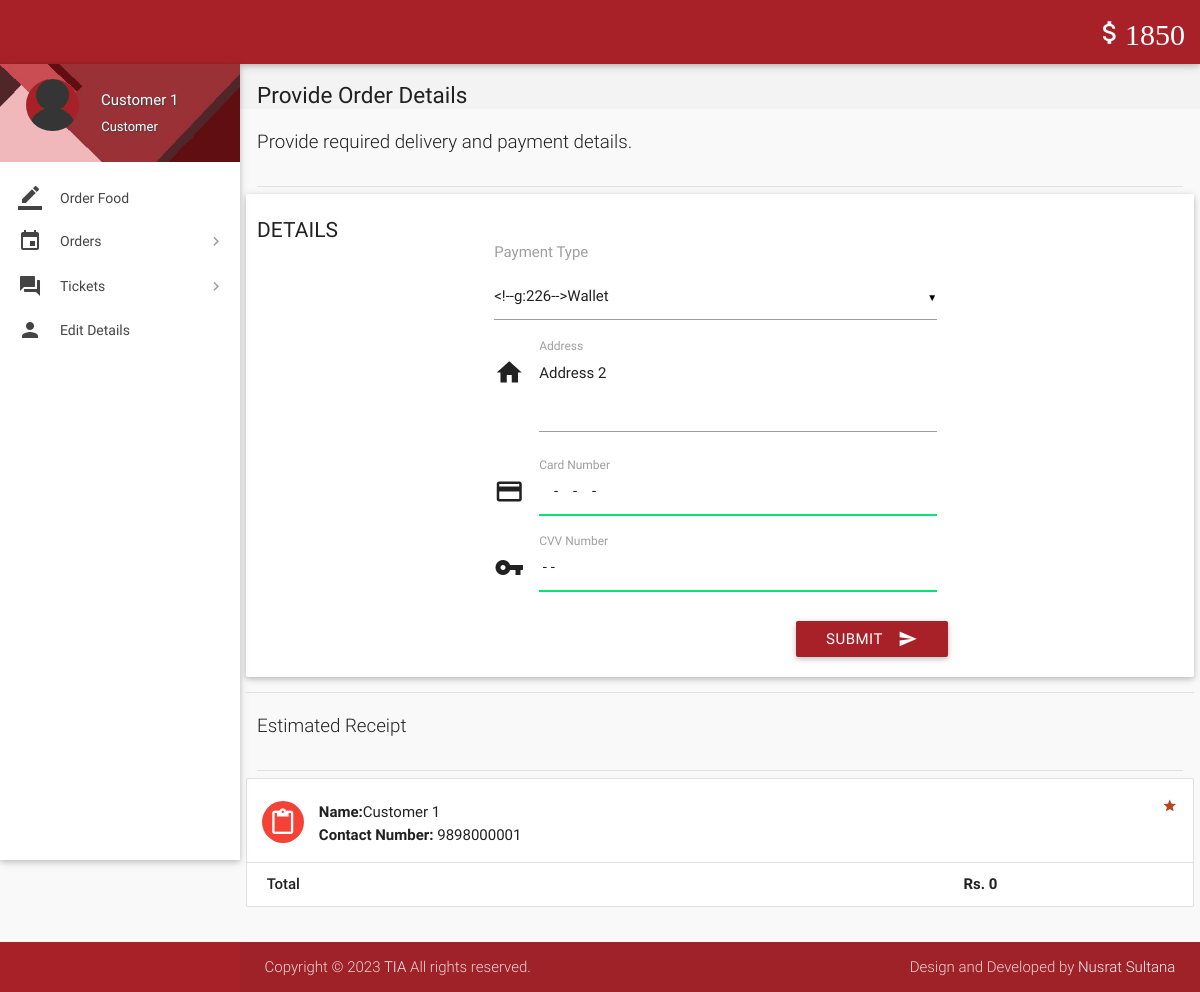
Page /place-order.php (signed in) on the committed database.
### tables this page shows
CREATE TABLE `wallet_details` (
  `id` int(11) NOT NULL,
  `wallet_id` int(11) NOT NULL,
  `number` varchar(16) NOT NULL,
  `cvv` int(3) NOT NULL,
  `balance` int(11) NOT NULL DEFAULT '2000'
);

CREATE TABLE `users` (
  `id` int(11) NOT NULL,
  `role` varchar(15) NOT NULL DEFAULT 'Customer',
  `name` varchar(15) NOT NULL,
  `username` varchar(10) NOT NULL,
  `password` varchar(16) NOT NULL,
  `email` varchar(35) NULL,
  `address` varchar(300) NULL,
  `contact` bigint(11) NOT NULL,
  `verified` tinyint(1) NOT NULL DEFAULT '0',
  `deleted` tinyint(4) NOT NULL DEFAULT '0'
);

### includes/wallet.php (called while the page is built)
<?php
$user_id=$_SESSION['user_id'];
$sql = mysqli_query($con, "SELECT * FROM wallet where customer_id = $user_id");
while($row1 = mysqli_fetch_array($sql)){
$wallet_id = $row1['id'];
}
$sql = mysqli_query($con, "SELECT * FROM wallet_details where wallet_id = $wallet_id");
while($row1 = mysqli_fetch_array($sql)){
$balance = $row1['balance'];
}
?>

### includes/connect.php (called while the page is built, shortened)
<?php
$role = $_SESSION['role'];
?>

### place-order.php (the view, shortened to what this page needs)
<?php
include 'includes/connect.php';
include 'includes/wallet.php';
$total = 0;
	if($_SESSION['customer_sid']==session_id())
	{
$result = mysqli_query($con, "SELECT * FROM users where id = $user_id");
while($row = mysqli_fetch_array($result)){
$name = $row['name'];
$address = $row['address'];
$contact = $row['contact'];
}
		?>
<!DOCTYPE html>
<html lang="en">
<head>
  <link href="css/materialize.min.css" type="text/css" rel="stylesheet" media="screen,projection">
  <link href="css/style.min.css" type="text/css" rel="stylesheet" media="screen,projection">
  <link href="css/custom/custom.min.css" type="text/css" rel="stylesheet" media="screen,projection">
  <link href="js/plugins/perfect-scrollbar/perfect-scrollbar.css" type="text/css" rel="stylesheet" media="screen,projection">
</head>
<body>
  <header id="header" class="page-topbar">
        <div class="navbar-fixed">
            <nav class="navbar-color">
                <div class="nav-wrapper">
                    <ul class="left">
                      <li><h1 class="logo-wrapper"><a href="index.php" class="brand-logo darken-1"><img src="images/materialize-logo.png" alt="logo"></a> <span class="logo-text">Logo</span></h1></li>
                    </ul>
                    <ul class="right hide-on-med-and-down">
                        <li><a href="#" class="waves-effect waves-block waves-light"><i class="mdi-editor-attach-money"><?php echo $balance;?></i></a>
                        </li>
                    </ul>
                </div>
            </nav>
        </div>
  </header>
  <div id="main">
    <div class="wrapper">
      <aside id="left-sidebar-nav">
        <ul id="slide-out" class="side-nav fixed leftside-navigation">
            <li class="user-details cyan darken-2">
            <div class="row">
                <div class="col col s4 m4 l4">
                    <img src="images/avatar.jpg" alt="" class="circle responsive-img valign profile-image">
                </div>
                <div class="col col s8 m8 l8">
                    <a class="btn-flat dropdown-button waves-effect waves-light white-text profile-btn" href="#" data-activates="profile-dropdown"><?php echo $name;?> <i class="mdi-navigation-arrow-drop-down right"></i></a>
                    <p class="user-roal"><?php echo $role;?></p>
                </div>
            </div>
            </li>
            <li class="bold"><a href="index.php" class="waves-effect waves-cyan"><i class="mdi-editor-border-color"></i> Order Food</a>
            </li>
                <li class="no-padding">
                    <ul class="collapsible collapsible-accordion">
                        <li class="bold"><a class="collapsible-header waves-effect waves-cyan"><i class="mdi-editor-insert-invitation"></i> Orders</a>
                        </li>
                    </ul>
                </li>
                <li class="no-padding">
                    <ul class="collapsible collapsible-accordion">
                        <li class="bold"><a class="collapsible-header waves-effect waves-cyan"><i class="mdi-action-question-answer"></i> Tickets</a>
                        </li>
                    </ul>
                </li>
            <li class="bold"><a href="details.php" class="waves-effect waves-cyan"><i class="mdi-social-person"></i> Edit Details</a>
            </li>
        </ul>
        </aside>
      <section id="content">
        <div id="breadcrumbs-wrapper">
          <div class="container">
            <div class="row">
              <div class="col s12 m12 l12">
                <h5 class="breadcrumbs-title">Provide Order Details</h5>
              </div>
            </div>
          </div>
        </div>
				<div class="container">
          <p class="caption">Provide required delivery and payment details.</p>
          <div class="divider"></div>
            <div class="row">
              <div class="col s12 m4 l3">
                <h4 class="header">Details</h4>
              </div>
<div>
                <div class="card-panel">
                  <div class="row">
                    <form class="formValidate col s12 m12 l6" id="formValidate" method="post" action="confirm-order.php" novalidate="novalidate">
                      <div class="row">
                        <div class="input-field col s12">
							<label for="payment_type">Payment Type</label><br><br>
                        </div>
                      </div>
                      <div class="row">
                        <div class="input-field col s12">
                          <i class="mdi-action-home prefix"></i>
							<textarea name="address" id="address" class="materialize-textarea validate" data-error=".errorTxt1"><?php echo $address;?></textarea>
							<label for="address" class="">Address</label>
                        </div>
                      </div>
                      <div class="row">
                        <div class="input-field col s12">
                          <i class="mdi-action-credit-card prefix"></i>
							<input name="cc_number" id="cc_number" type="text" data-error=".errorTxt2" required>
							<label for="cc_number" class="">Card Number</label>
                        </div>
                      </div>
                      <div class="row">
                        <div class="input-field col s12">
                          <i class="mdi-communication-vpn-key prefix"></i>
							<input name="cvv_number" id="cvv_number" type="text" data-error=".errorTxt3" required>
							<label for="cvv_number" class="">CVV Number</label>
                        </div>
                      </div>
                      <div class="row">
                        <div class="row">
                          <div class="input-field col s12">
                            <button class="btn cyan waves-effect waves-light right" type="submit" name="action">Submit
                              <i class="mdi-content-send right"></i>
                            </button>
                          </div>
                        </div>
                      </div>
                    </form>
                  </div>
                </div>
              </div>
            <div class="divider"></div>
          </div>
      </div>
        <div class="container">
          <p class="caption">Estimated Receipt</p>
          <div class="divider"></div>
<div id="work-collections" class="seaction">
<div class="row">
<div>
<ul id="issues-collection" class="collection">
<?php
    echo '<li class="collection-item avatar">
        <i class="mdi-content-content-paste red circle"></i>
        <p><strong>Name:</strong>'.$name.'</p>
		<p><strong>Contact Number:</strong> '.$contact.'</p>
        <a href="#" class="secondary-content"><i class="mdi-action-grade"></i></a>';
    echo '<li class="collection-item">
        <div class="row">
            <div class="col s7">
                <p class="collections-title"> Total</p>
            </div>
            <div class="col s2">
                <span>&nbsp;</span>
            </div>
            <div class="col s3">
                <span><strong>Rs. '.$total.'</strong></span>
            </div>
        </div>
    </li>';
?>
</ul>
                </div>
				</div>
                </div>
              </div>
            </div>
        </div>
  <footer class="page-footer">
    <div class="footer-copyright">
      <div class="container">
        <span>Copyright © 2023 <a class="grey-text text-lighten-4" href="#" target="_blank">TIA</a> All rights reserved.</span>
        <span class="right"> Design and Developed by <a class="grey-text text-lighten-4" href="#">Nusrat Sultana</a></span>
        </div>
    </div>
  </footer>
</body>
</html>
<?php
	}
?>

### place-order.php (style rules this page uses)
.input-field label.active { width:100%; }

### rows in the picture
wallet_details: balance "1850"
users: name "Customer 1", address "Address 2", contact "9898000001"

### other values in the picture
$role "Customer"
$total "0"
